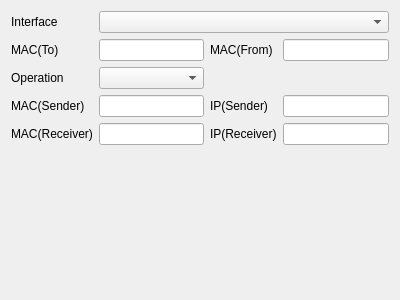
<?xml version="1.0" encoding="UTF-8"?>
<ui version="4.0">
 <class>ArpWidgetClass</class>
 <widget class="QWidget" name="ArpWidgetClass">
  <property name="geometry">
   <rect>
    <x>0</x>
    <y>0</y>
    <width>400</width>
    <height>300</height>
   </rect>
  </property>
  <property name="windowTitle">
   <string>ArpWidget</string>
  </property>
  <layout class="QGridLayout" name="gridLayout_2">
   <item row="0" column="0">
    <layout class="QGridLayout" name="gridLayout">
     <item row="2" column="0">
      <widget class="QLabel" name="label">
       <property name="text">
        <string>Operation</string>
       </property>
      </widget>
     </item>
     <item row="3" column="0">
      <widget class="QLabel" name="label_2">
       <property name="text">
        <string>MAC(Sender)</string>
       </property>
      </widget>
     </item>
     <item row="4" column="0">
      <widget class="QLabel" name="label_3">
       <property name="text">
        <string>MAC(Receiver)</string>
       </property>
      </widget>
     </item>
     <item row="3" column="2">
      <widget class="QLabel" name="label_4">
       <property name="text">
        <string>IP(Sender)</string>
       </property>
      </widget>
     </item>
     <item row="4" column="2">
      <widget class="QLabel" name="label_5">
       <property name="text">
        <string>IP(Receiver)</string>
       </property>
      </widget>
     </item>
     <item row="3" column="1">
      <widget class="QLineEdit" name="sendMacEdit"/>
     </item>
     <item row="3" column="3">
      <widget class="QLineEdit" name="sendIpEdit"/>
     </item>
     <item row="4" column="1">
      <widget class="QLineEdit" name="recvMacEdit"/>
     </item>
     <item row="4" column="3">
      <widget class="QLineEdit" name="recvIpEdit"/>
     </item>
     <item row="2" column="2" colspan="2">
      <spacer name="horizontalSpacer">
       <property name="orientation">
        <enum>Qt::Horizontal</enum>
       </property>
       <property name="sizeHint" stdset="0">
        <size>
         <width>40</width>
         <height>20</height>
        </size>
       </property>
      </spacer>
     </item>
     <item row="2" column="1">
      <widget class="QComboBox" name="operationBox"/>
     </item>
     <item row="1" column="0">
      <widget class="QLabel" name="label_6">
       <property name="text">
        <string>MAC(To)</string>
       </property>
      </widget>
     </item>
     <item row="1" column="2">
      <widget class="QLabel" name="label_7">
       <property name="text">
        <string>MAC(From)</string>
       </property>
      </widget>
     </item>
     <item row="1" column="1">
      <widget class="QLineEdit" name="toMacEdit"/>
     </item>
     <item row="1" column="3">
      <widget class="QLineEdit" name="fromMacEdit"/>
     </item>
     <item row="0" column="0">
      <widget class="QLabel" name="label_8">
       <property name="text">
        <string>Interface</string>
       </property>
      </widget>
     </item>
     <item row="0" column="1" colspan="3">
      <widget class="QComboBox" name="interfaceBox"/>
     </item>
    </layout>
   </item>
   <item row="1" column="0">
    <spacer name="verticalSpacer">
     <property name="orientation">
      <enum>Qt::Vertical</enum>
     </property>
     <property name="sizeHint" stdset="0">
      <size>
       <width>20</width>
       <height>40</height>
      </size>
     </property>
    </spacer>
   </item>
   <item row="2" column="0">
    <layout class="QHBoxLayout" name="sendLayout"/>
   </item>
  </layout>
 </widget>
 <layoutdefault spacing="6" margin="11"/>
 <resources/>
 <connections/>
</ui>
